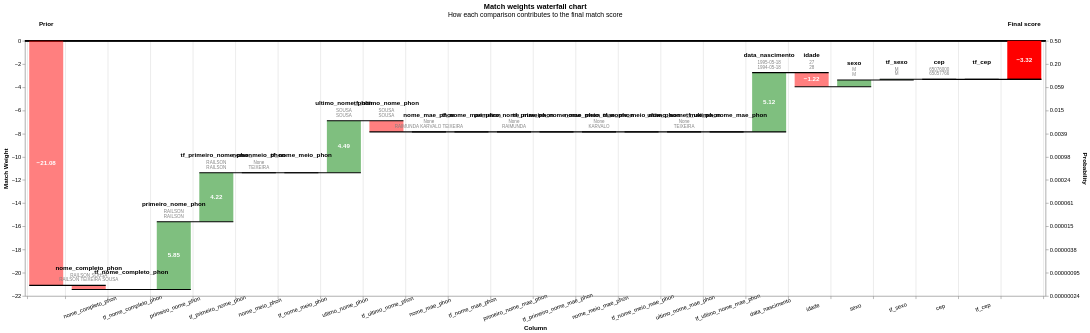

Notebook code for this chart:
### Code cell
records_fn = linker.evaluation.prediction_errors_from_labels_table(
    labels_sdf,
    threshold_match_probability=THRESHOLD_AVALIACAO,
    include_false_negatives=True,
    include_false_positives=False,
).as_record_dict(limit=20)
print('Falsos negativos (amostra):', len(records_fn))
if records_fn:
    display(linker.visualisations.waterfall_chart(records_fn, filter_nulls=False))

### Figure 1 — Vega-Lite specification as saved in the notebook (floating-point values rounded to 4 significant figures; data arrays with more than 128 entries replaced by an {"elided": "..."} marker saying what was removed)
{"config": {"view": {"continuousWidth": 400, "continuousHeight": 300}}, "layer": [{"layer": [{"mark": "rule", "encoding": {"color": {"value": "black"}, "size": {"value": 0.5}, "y": {"field": "zero", "type": "quantitative"}}}, {"mark": {"type": "bar", "width": 60}, "encoding": {"color": {"condition": {"test": "(datum.log2_bayes_factor < 0)", "value": "red"}, "value": "green"}, "opacity": {"condition": {"test": "datum.column_name == 'Prior match weight' || datum.column_name == 'Final score'", "value": 1}, "value": 0.5}, "tooltip": [{"field": "column_name", "title": "Comparison column", "type": "nominal"}, {"field": "value_l", "title": "Value (L)", "type": "nominal"}, {"field": "value_r", "title": "Value (R)", "type": "nominal"}, {"field": "label_for_charts", "title": "Label", "type": "ordinal"}, {"field": "sql_condition", "title": "SQL condition", "type": "nominal"}, {"field": "comparison_vector_value", "title": "Comparison vector value", "type": "nominal"}, {"field": "bayes_factor", "format": ",.4f", "title": "Bayes factor = m/u", "type": "quantitative"}, {"field": "log2_bayes_factor", "format": ",.4f", "title": "Match weight = log2(m/u)", "type": "quantitative"}, {"field": "prob", "format": ".4f", "title": "Cumulative match probability", "type": "quantitative"}, {"field": "bayes_factor_description", "title": "Match weight description", "type": "nominal"}], "x": {"axis": {"grid": true, "labelAlign": "center", "labelAngle": -20, "labelExpr": "datum.value == 'Prior' || datum.value == 'Final score' ? '' : datum.value", "labelPadding": 10, "tickBand": "extent", "title": "Column"}, "field": "column_name", "sort": {"field": "bar_sort_order", "order": "ascending"}, "type": "nominal"}, "y": {"axis": {"grid": false, "orient": "left", "title": "Match Weight"}, "field": "previous_sum", "type": "quantitative"}, "y2": {"field": "sum"}}}, {"mark": {"type": "text", "fontWeight": "bold"}, "encoding": {"color": {"value": "white"}, "text": {"condition": {"test": "abs(datum.log2_bayes_factor) > 1", "field": "log2_bayes_factor", "format": ".2f", "type": "nominal"}, "value": ""}, "x": {"axis": {"labelAngle": -20, "title": "Column"}, "field": "column_name", "sort": {"field": "bar_sort_order", "order": "ascending"}, "type": "nominal"}, "y": {"axis": {"orient": "left"}, "field": "center", "type": "quantitative"}}}, {"mark": {"type": "text", "baseline": "bottom", "dy": -25, "fontWeight": "bold"}, "encoding": {"color": {"value": "black"}, "text": {"field": "column_name", "type": "nominal"}, "x": {"axis": {"labelAngle": -20, "title": "Column"}, "field": "column_name", "sort": {"field": "bar_sort_order", "order": "ascending"}, "type": "nominal"}, "y": {"field": "sum_top", "type": "quantitative"}}}, {"mark": {"type": "text", "baseline": "bottom", "dy": -13, "fontSize": 8}, "encoding": {"color": {"value": "grey"}, "text": {"field": "value_l", "type": "nominal"}, "x": {"axis": {"labelAngle": -20, "title": "Column"}, "field": "column_name", "sort": {"field": "bar_sort_order", "order": "ascending"}, "type": "nominal"}, "y": {"field": "sum_top", "type": "quantitative"}}}, {"mark": {"type": "text", "baseline": "bottom", "dy": -5, "fontSize": 8}, "encoding": {"color": {"value": "grey"}, "text": {"field": "value_r", "type": "nominal"}, "x": {"axis": {"labelAngle": -20, "title": "Column"}, "field": "column_name", "sort": {"field": "bar_sort_order", "order": "ascending"}, "type": "nominal"}, "y": {"field": "sum_top", "type": "quantitative"}}}]}, {"mark": {"type": "rule", "color": "black", "strokeWidth": 2, "x2Offset": 30, "xOffset": -30}, "encoding": {"x": {"axis": {"labelAngle": -20, "title": "Column"}, "field": "column_name", "sort": {"field": "bar_sort_order", "order": "ascending"}, "type": "nominal"}, "x2": {"field": "lead"}, "y": {"axis": {"labelExpr": "format(1 / (1 + pow(2, -1*datum.value)), '.2r')", "orient": "right", "title": "Probability"}, "field": "sum", "scale": {"zero": false}, "type": "quantitative"}}}], "data": {"name": "data-dd1c6361b788129d858de265346a0a39"}, "height": 450, "params": [{"name": "record_number", "bind": {"input": "range", "max": 19, "min": 0, "step": 1}, "value": 0}], "resolve": {"axis": {"y": "independent"}}, "title": {"text": "Match weights waterfall chart", "subtitle": "How each comparison contributes to the final match score"}, "transform": [{"filter": "(datum.record_number == record_number)"}, {"window": [{"op": "sum", "field": "log2_bayes_factor", "as": "sum"}, {"op": "lead", "field": "column_name", "as": "lead"}], "frame": [null, 0]}, {"calculate": "datum.column_name === \"Final score\" ? datum.sum - datum.log2_bayes_factor : datum.sum", "as": "sum"}, {"calculate": "datum.lead === null ? datum.column_name : datum.lead", "as": "lead"}, {"calculate": "datum.column_name === \"Final score\" || datum.column_name === \"Prior match weight\" ? 0 : datum.sum - datum.log2_bayes_factor", "as": "previous_sum"}, {"calculate": "datum.sum > datum.previous_sum ? datum.column_name : \"\"", "as": "top_label"}, {"calculate": "datum.sum < datum.previous_sum ? datum.column_name : \"\"", "as": "bottom_label"}, {"calculate": "datum.sum > datum.previous_sum ? datum.sum : datum.previous_sum", "as": "sum_top"}, {"calculate": "datum.sum < datum.previous_sum ? datum.sum : datum.previous_sum", "as": "sum_bottom"}, {"calculate": "(datum.sum + datum.previous_sum) / 2", "as": "center"}, {"calculate": "(datum.log2_bayes_factor > 0 ? \"+\" : \"\") + datum.log2_bayes_factor", "as": "text_log2_bayes_factor"}, {"calculate": "datum.sum < datum.previous_sum ? 4 : -4", "as": "dy"}, {"calculate": "datum.sum < datum.previous_sum ? \"top\" : \"bottom\"", "as": "baseline"}, {"calculate": "1. / (1 + pow(2, -1.*datum.sum))", "as": "prob"}, {"calculate": "0*datum.sum", "as": "zero"}], "width": {"step": 75}, "$schema": "https://vega.github.io/schema/vega-lite/v5.9.3.json", "datasets": {"data-dd1c6361b788129d858de265346a0a39": {"elided": "480 records"}}}
